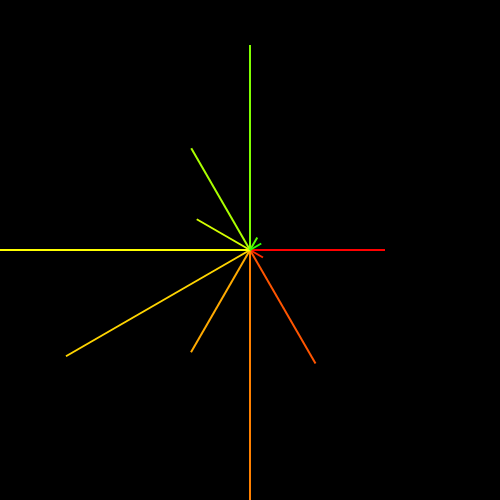
Frame 1 (no input)
Frame 60 (no input): identical to frame 1, image omitted
Frame 120 (the mouse pressed at the canvas centre since frame 60): identical to frame 1, image omitted

The p5.js sketch that drew this single still picture (run headless with seeded random() and noise() and a simulated clock; from frame 60 on, the mouse is pressed at the canvas centre):

// p5.js sketch
// ── sketch.js
// 東京都　2020年（月ごとの合計）降水量(mm)配列
let tokyo_rainfall = [135.0, 15.0, 131.0, 296.5, 118.0, 212.5, 270.5, 61.5, 117.5, 205.0, 14.5, 13.0];

function setup() {
  createCanvas(500, 500);
}

function draw() {
  background(0);
  colorMode(HSB, 360, 100, 100);
  translate(width / 2, height / 2);
  for (let i = 0; i < tokyo_rainfall.length; i += 1) {
    strokeWeight(2);
    strokeCap(SQUARE);
    let radius = tokyo_rainfall[i];
    let x = radius * cos(radians(i * 30));
    let y = radius * sin(radians(i * 30));
    stroke(i * 10, 100, 100);
    line(0, 0, x, y);
  }
}
